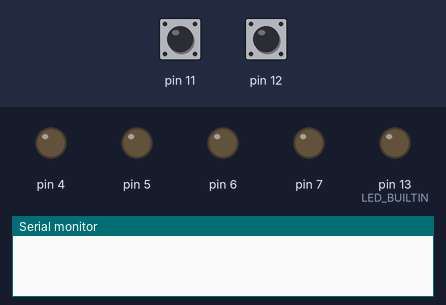
A sketch run on a simulated Arduino Uno, built with avr-gcc and run on an emulated ATmega328P. Shown: output pins drawn as LEDs (lit = HIGH), the last lines printed to the serial monitor. The test bench sets the inputs (shaded band); at power-on: pin 11 HIGH, pin 12 HIGH.

Above: at 1.2 s.
1.3 s: pin 11 pulled LOW for 3.2 s
At 5.2 s:
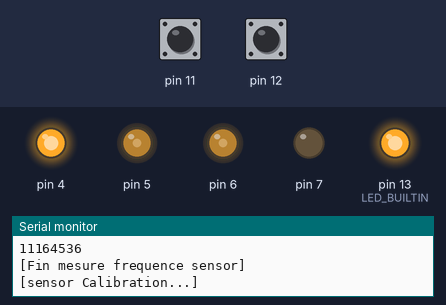
At 16.9 s:
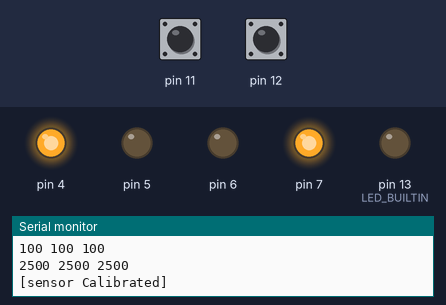
Timing chart, 0 to 17.4 s (numbered marks = the images above; inputs shaded):
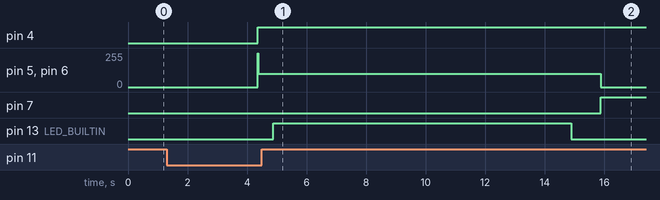

The sketch:

V2_suiveur_de_ligne.ino
```cpp
#include <QTRSensors.h>

QTRSensors qtr;

const uint8_t SensorCount = 3;
uint16_t sensorValues[SensorCount];

int EN1 = 6;
int EN2 = 5;  //Roboduino Motor shield uses Pin 9
int IN1 = 7;
int IN2 = 4; //Latest version use pin 4 instead of pin 8

uint16_t closeWhiteValue;


/*float Kp = 0.4;
float Ki = 0;
float Kd = 0.6;*/

/*float Kp = 0.1;
float Ki = 0.3;
float Kd = 0;*/

int minSpeed = -255;
int maxSpeed = 255;

void Motor(float pwm, boolean reverse, int EN, int IN){
  analogWrite(EN, pwm); //set pwm control, 0 for stop, and 255 for maximum speed
  if (reverse)  {
    digitalWrite(IN, LOW);
  }
  else  {
    digitalWrite(IN, HIGH);
  }
}

void Motor1(float pwm, boolean reverse) {
  Motor(pwm, reverse, EN1, IN1);
}

void Motor2(float pwm, boolean reverse) {
  Motor(pwm, reverse, EN2, IN2);
}


void motorSetup(){
  for (int i = 4; i <= 7; i++){
    pinMode(i, OUTPUT); //set pin 4,5,6,7 to output mode
  }
}

void sensorCalibration(){
  // configure the sensors
  left(255);
  delay(20);
  left(100);

  qtr.setTypeRC();
  qtr.setSensorPins((const uint8_t[]){8, 9, 10}, SensorCount);

  delay(500);
  pinMode(LED_BUILTIN, OUTPUT);
  digitalWrite(LED_BUILTIN, HIGH); // turn on Arduino's LED to indicate we are in calibration mode

  // 2.5 ms RC read timeout (default) * 10 reads per calibrate() call
  // = ~25 ms per calibrate() call.
  // Call calibrate() 400 times to make calibration take about 10 seconds.
  for (uint16_t i = 0; i < 400; i++)
  {
    qtr.calibrate();
  }
  digitalWrite(LED_BUILTIN, LOW); // turn off Arduino's LED to indicate we are through with calibration

  // print the calibration minimum values measured when emitters were on
  for (uint8_t i = 0; i < SensorCount; i++)
  {
    Serial.print(qtr.calibrationOn.minimum[i]);
    Serial.print(' ');
    closeWhiteValue+=qtr.calibrationOn.minimum[i];
  }
  Serial.println();
  closeWhiteValue = closeWhiteValue/SensorCount;

  // print the calibration maximum values measured when emitters were on
  for (uint8_t i = 0; i < SensorCount; i++)
  {
    Serial.print(qtr.calibrationOn.maximum[i]);
    Serial.print(' ');
  }
  Serial.println();
  Serial.println();
  delay(1000);

  stop();
}
//-----------------------------------------------------------------------------setup-------------------------------------------------------------------------------------------------------
void setup(){
  Serial.begin(9600);
  pinMode(11, INPUT_PULLUP);
  pinMode(12, INPUT_PULLUP);
  motorSetup();
}
//------------------------------------------------------------------------------------------------------------------------------------------------------------------------------------
void left(int speed){
  Motor1(speed, true);
  Motor2(speed, false);
}


void stop(){
  Motor1(0, false);
  Motor2(0, false);
}

void forward(int speed1, int speed2){
  if(speed1 >= 0){
    Motor1(speed1, false);
  }else{
    Motor1(-speed1, true);
  }

  if(speed2 >= 0){
    Motor2(speed2, false);
  }else{
    Motor2(-speed2, true);
  }
  /*delay(20);
  stop();
  delay(20);*/
}


float Kp = 0.2;
float Ki = 0;
float Kd = 4;

int p, i, d, lastError, error, position;
const int maxValue = 10000;

void line_follower(){
  // read calibrated sensors values and obtain a measure of the line position
  // from 0 to 2000
  position = qtr.readLineBlack(sensorValues);
  error = 1000-position; //

  p = error;
  i = error+i;
  d = error - lastError;
  lastError = error;


  if(abs(error) >= 1000){ //i increase over time if the line is not detected
    i = error + i;
  }else{
    i=0;
  }
  i = constrain(i, -maxValue, maxValue);


  Serial.println(error);
  float speedDelta = (p * Kp) + (i * Ki) + (d * Kd);
  float ci = 0; //todo test with values
  float speed = map(abs(error), 0, 1000, 255, -255);
  float speed1 = speed + speedDelta;
  float speed2 = speed - speedDelta;

  speed1 = constrain(speed1, minSpeed, maxSpeed);
  speed2 = constrain(speed2, minSpeed, maxSpeed);
  forward(speed1, speed2);

}
//------------------------------------------------------------------------------------loop------------------------------------------------------------------------------------------------
void loop()
{

  while(digitalRead(11)){}
  delay(1000);
  Serial.println("[mesure frequence sensor]");
  int t = millis();
  int i = 0;
  while(millis()-t < 1000){
    i++;
    Serial.print(i);
    Serial.println(qtr.readLineBlack(sensorValues));
  }
  Serial.println("[Fin mesure frequence sensor]");

  while(digitalRead(11)){}
  Serial.println("[sensor Calibration...]");
  delay(1000);
  sensorCalibration();
  Serial.println("[sensor Calibrated]");

  while(digitalRead(12)){
  }
  Serial.println("[Begin line follow]");
  delay(1000);

  while(digitalRead(11)){
    line_follower();
  }
  stop();
  delay(1000);
}
//------------------------------------------------------------------------------------------------------------------------------------------------------------------------------------
```

Measured:
- after the input at 1.3 s, pin 4: LOW → HIGH after 3.1 s; pin 5, pin 6: 0/255 → 100/255 after 3.1 s, → 0/255 11.5 s later; pin 7: LOW → HIGH after 14.6 s; pin 13 (LED_BUILTIN): LOW → HIGH after 3.6 s, → LOW 10.0 s later
